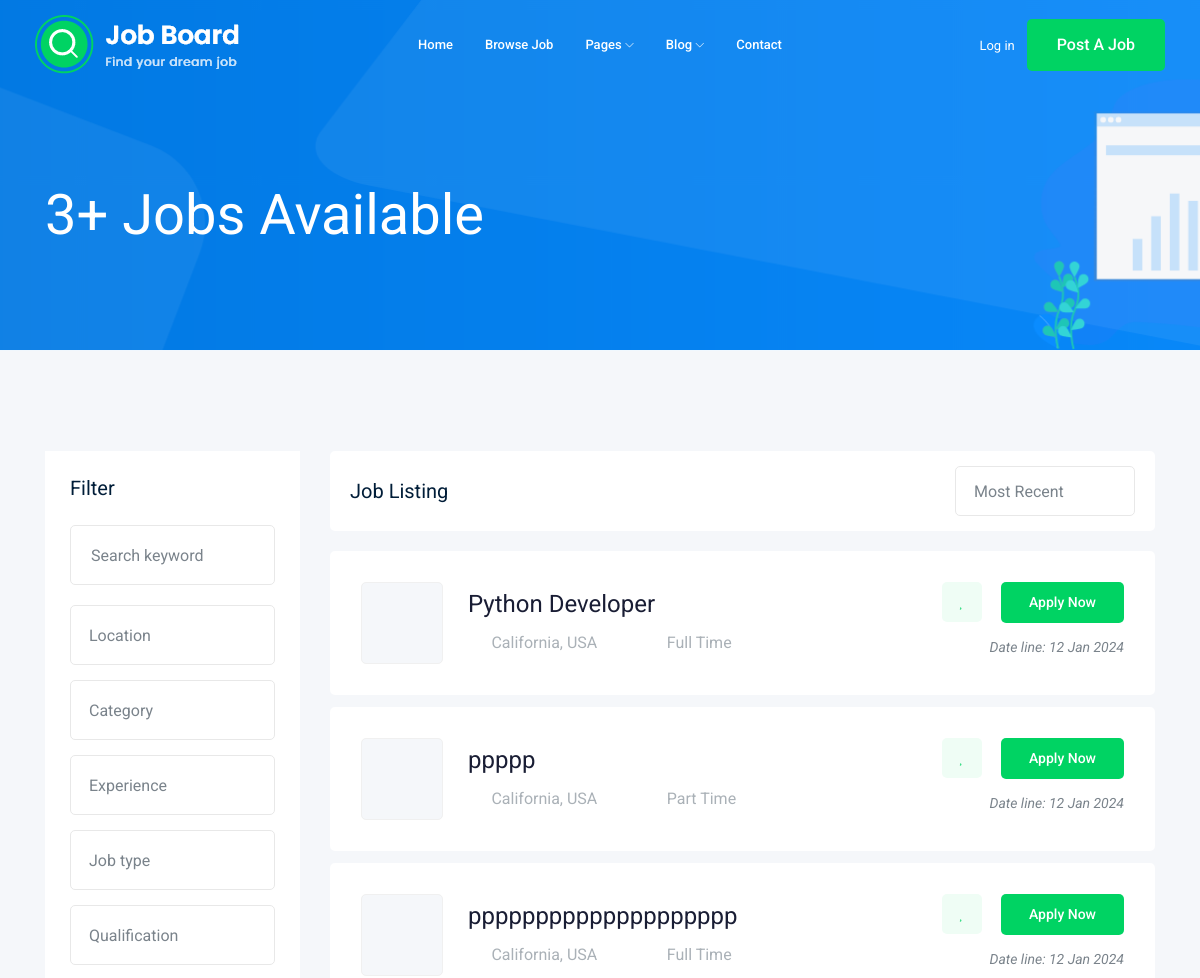
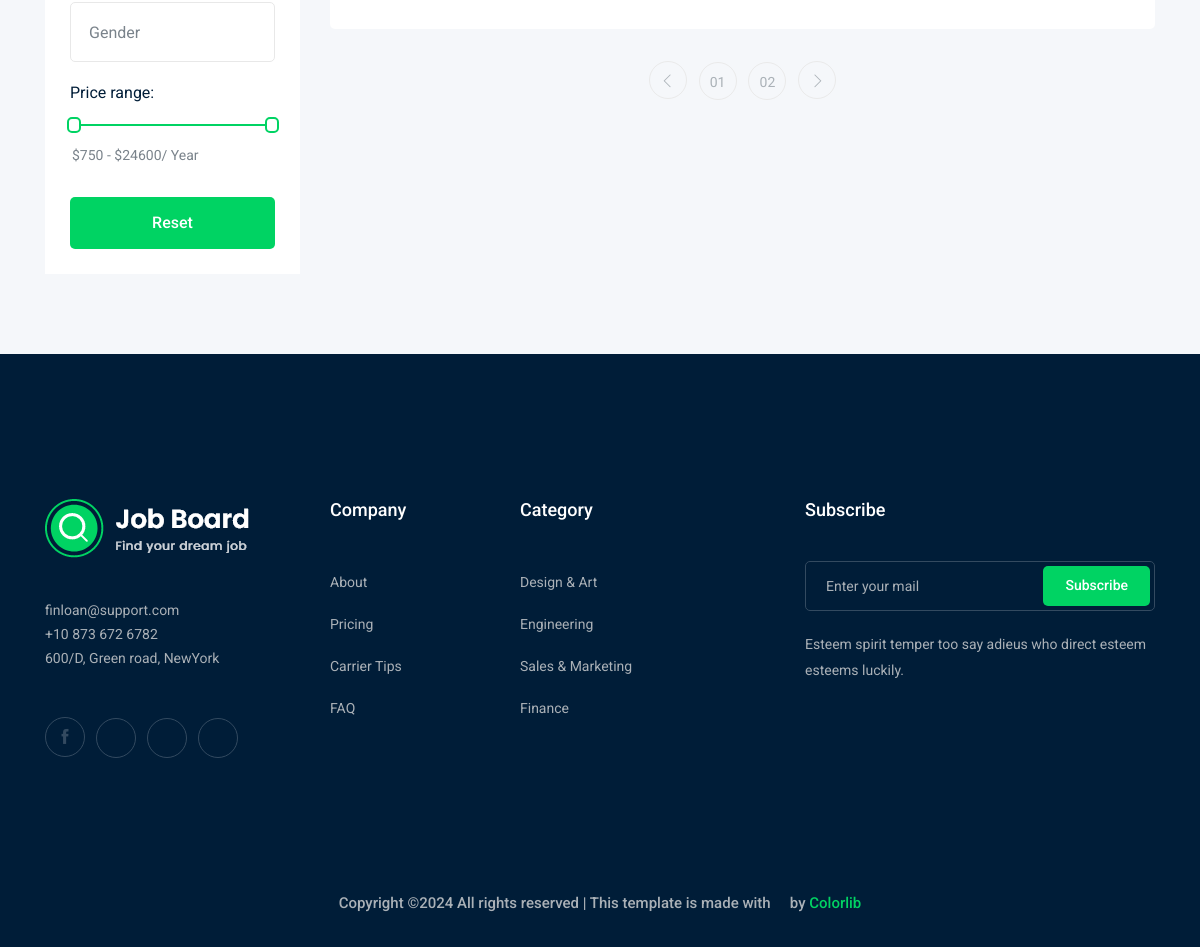
Screenshot of /jobs/ with the database file from the repository (2 pictures, top to bottom).
### job/models.py (models this page shows, shortened)
class Job(models.Model): #table
    title = models.CharField(max_length=100) #column or field
    job_type=models.CharField(max_length=20,choices=JOB_TYPE)
    description=models.TextField()
    published_at=models.DateTimeField(auto_now=True) #this field doesn't show because it is automatically created
    Vacancy=models.IntegerField(default=1)
    salary=models.IntegerField(default=0)
    category=models.ForeignKey('Category',on_delete=models.CASCADE) #we put single qoutes because the Category model has not come yet , if we previosly defined it we can type Category without qoutes
    experience=models.IntegerField(default=0)
    image=models.ImageField(upload_to=image_upload)

### job/views.py (the view)
# urls.py: path('', views.job_list),
def job_list(request):
    job_list=Job.objects.all() #queryset api
    context={'jobs':job_list} #template name
    return render(request,'job/job_list.html',context)

### job/templates/job/job_list.html (shortened to what this page needs)
{% extends "base.html" %}
{% load static %}
{% block body %}
    <div class="bradcam_area bradcam_bg_1">
        <div class="container">
            <div class="row">
                <div class="col-xl-12">
                    <div class="bradcam_text">
                        <h3>{{jobs.count}}+ Jobs Available</h3>
                    </div>
                </div>
            </div>
        </div>
    </div>
    <div class="job_listing_area plus_padding">
        <div class="container">
            <div class="row">
                <div class="col-lg-3">
                    <div class="job_filter white-bg">
                        <div class="form_inner white-bg">
                            <h3>Filter</h3>
                            <form action="#">
                                <div class="row">
                                    <div class="col-lg-12">
                                        <div class="single_field">
                                            <input type="text" placeholder="Search keyword">
                                        </div>
                                    </div>
                                    <div class="col-lg-12">
                                    </div>
                                    <div class="col-lg-12">
                                    </div>
                                    <div class="col-lg-12">
                                    </div>
                                    <div class="col-lg-12">
                                    </div>
                                    <div class="col-lg-12">
                                    </div>
                                    <div class="col-lg-12">
                                    </div>
                                </div>
                            </form>
                        </div>
                        <div class="range_wrap">
                            <label for="amount">Price range:</label>
                            <div id="slider-range"></div>
                            <p>
                                <input type="text" id="amount" readonly style="border:0; color:#7A838B; font-size: 14px; font-weight:400;">
                            </p>
                        </div>
                        <div class="reset_btn">
                            <button  class="boxed-btn3 w-100" type="submit">Reset</button>
                        </div>
                    </div>
                </div>
                <div class="col-lg-9">
                    <div class="recent_joblist_wrap">
                        <div class="recent_joblist white-bg ">
                            <div class="row align-items-center">
                                <div class="col-md-6">
                                    <h4>Job Listing</h4>
                                </div>
                                <div class="col-md-6">
                                    <div class="serch_cat d-flex justify-content-end">
                                    </div>
                                </div>
                            </div>
                        </div>
                    </div>
                    <div class="job_lists m-0">
                        <div class="row">
                            {% for job in jobs %}
                            <div class="col-lg-12 col-md-12">
                                <div class="single_jobs white-bg d-flex justify-content-between">
                                    <div class="jobs_left d-flex align-items-center">
                                        <div class="thumb">
                                        </div>
                                        <div class="jobs_conetent">
                                            <a href="{% url 'jobs:job_detail' job.id %}"><h4>{{job.title}}</h4></a>
                                            <div class="links_locat d-flex align-items-center">
                                                <div class="location">
                                                    <p> <i class="fa fa-map-marker"></i> California, USA</p>
                                                </div>
                                                <div class="location">
                                                    <p> <i class="fa fa-clock-o"></i>{{job.job_type}}</p>
                                                </div>
                                            </div>
                                        </div>
                                    </div>
                                    <div class="jobs_right">
                                        <div class="apply_now">
                                            <a class="heart_mark" href="#"> <i class="fa fa-heart"></i> </a>
                                            <a href="{% url 'jobs:job_detail' job.id %}" class="boxed-btn3">Apply Now</a>
                                        </div>
                                        <div class="date">
                                            <p>Date line: {{job.published_at|date:'d M o'}}</p>
                                        </div>
                                    </div>
                                </div>
                            </div>
                            {% endfor %}
                        </div>
                        <div class="row">
                            <div class="col-lg-12">
                                <div class="pagination_wrap">
                                    <ul>
                                        <li><a href="#"> <i class="ti-angle-left"></i> </a></li>
                                        <li><a href="#"><span>01</span></a></li>
                                        <li><a href="#"><span>02</span></a></li>
                                        <li><a href="#"> <i class="ti-angle-right"></i> </a></li>
                                    </ul>
                                </div>
                            </div>
                        </div>
                    </div>
                </div>
            </div>
        </div>
    </div>
    {% endblock body %}

### rows the page displays
Job: title "Python Developer", job_type "Full Time", published_at "12 Jan 2024"
Job: title "ppppp", job_type "Part Time", published_at "12 Jan 2024"
Job: title "pppppppppppppppppppp", job_type "Full Time", published_at "12 Jan 2024"

### other values shown
{{ jobs.count }} "3"
